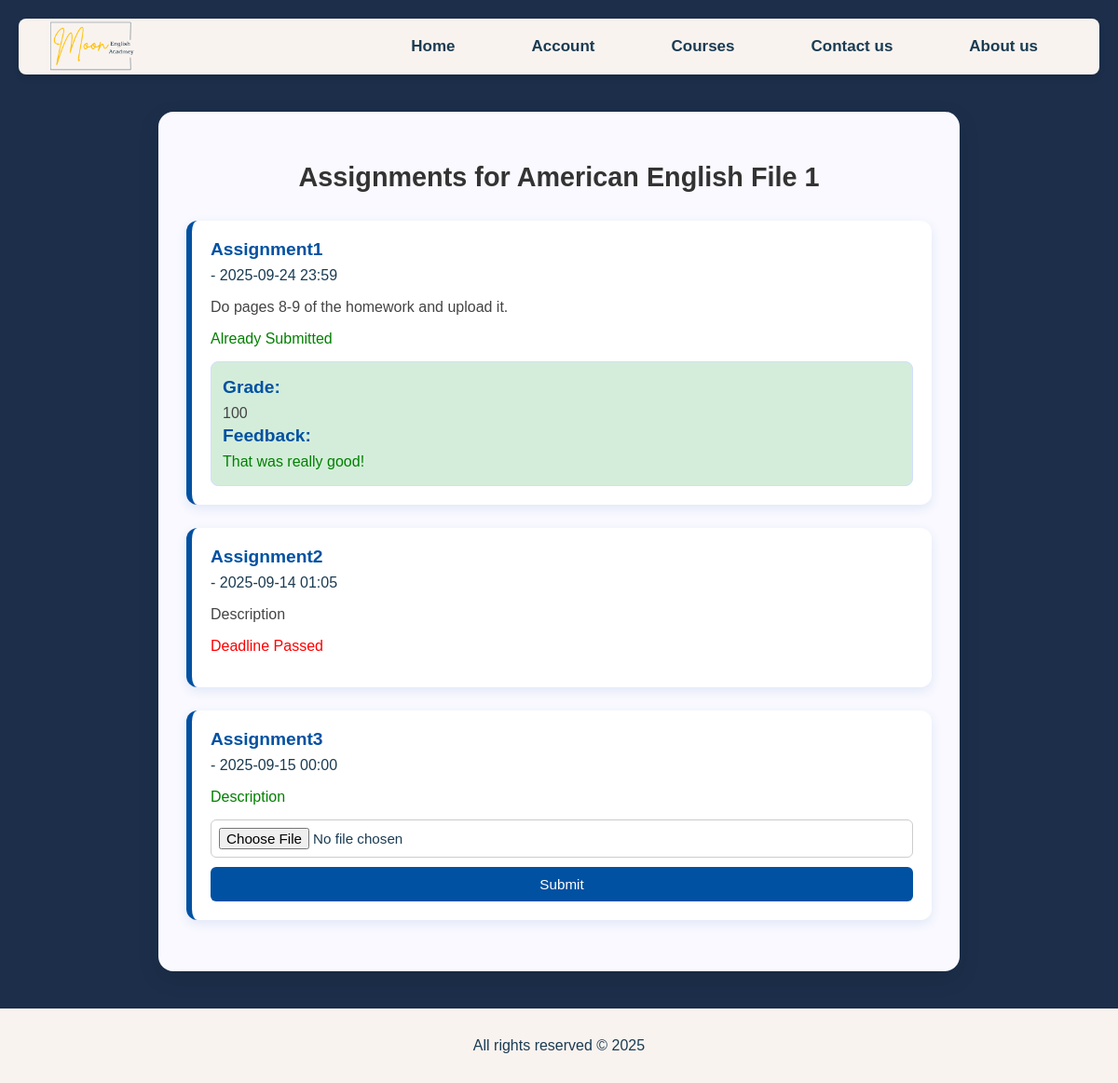
Page /course/9/assignments/ (signed in) on the committed database.
### main/models.py (models this page shows, shortened)
class Course(models.Model):
    LEVEL_CHOICES = [
        ('Beginner', 'Beginner'),
        ('Elementary', 'Elementary'),
        ('Intermediate', 'Intermediate'),
        ('Upper Intermediate', 'Upper Intermediate'),
        ('Advanced', 'Advanced'),
    ]
    DAYS_CHOICES = [
        ('Monday-Wednesday', 'Monday-Wednesday'),
        ('Tuesday-Thursday', 'Tuesday-Thursday'),
        ('Only Fridays', 'Only Fridays'),
    ]
    TIME_CHOICES = [
        ('8-10 am', '8-10 am'),
        ('10-12 am', '10-12 am'),
        ('1-3 pm', '1-3 pm'),
        ('3-5 pm', '3-5 pm'),
        ('5-7 pm', '5-7 pm'),
        ('8-12 am', '8-12 am'),
    ]
    title = models.CharField(max_length=100)
    required_level = models.CharField(max_length=20, choices=LEVEL_CHOICES)
    description = models.TextField()
    class_days = models.CharField(max_length=100, choices=DAYS_CHOICES)
    class_time = models.CharField(max_length=50, choices=TIME_CHOICES)
    teacher = models.ForeignKey(User, on_delete=models.CASCADE, limit_choices_to={'user_type': 'teacher'})
    students = models.ManyToManyField(settings.AUTH_USER_MODEL, blank=True, related_name='enrolled_courses')
    join_link = models.URLField(default="#")
    start_date = models.DateField(default=timezone.now)

class Assignment(models.Model):
    course = models.ForeignKey('Course', on_delete=models.CASCADE, related_name='assignments')
    title = models.CharField(max_length=200)
    description = models.TextField()
    deadline = models.DateTimeField()
    created_at = models.DateTimeField(auto_now_add=True)

class AssignmentSubmission(models.Model):
    assignment = models.ForeignKey(Assignment, on_delete=models.CASCADE)
    student = models.ForeignKey(User, on_delete=models.CASCADE)
    submitted_file = models.FileField(upload_to='assignments/')
    submitted_at = models.DateTimeField(auto_now_add=True)
    graded = models.BooleanField(default=False)
    grade = models.IntegerField(null=True, blank=True)
    feedback = models.TextField(null=True, blank=True)
    class Meta:
        unique_together = ('assignment', 'student')

### main/views.py (the view, shortened to what this page needs)
# urls.py: path('course/<int:course_id>/assignments/', views.student_assignments_view, name='student_course_assignments'),
@login_required
def student_assignments_view(request, course_id):
    course = get_object_or_404(Course, id=course_id)
    assignments = Assignment.objects.filter(course=course)
    submissions = AssignmentSubmission.objects.filter(
        student=request.user,
        assignment__in=assignments
    )
    submitted_assignment_ids = submissions.values_list('assignment_id', flat=True)
    return render(request, 'student_assignments.html', {
        'course': course,
        'assignments': assignments,
        'submitted_assignment_ids': list(submitted_assignment_ids),
        'submissions': submissions,
        'now': timezone.now()
    })

### templates/student_assignments.html (shortened to what this page needs)
{% extends 'base.html' %}
{% load static %}
{% block extra_css %}
    <link rel="stylesheet" href="{% static 'css/student_assignment.css' %}">
{% endblock %}
{% block content %}
<div class="assignment-container">
    <h2>Assignments for {{ course.title }}</h2>
    {% for assignment in assignments %}
        <div class="assignment-box">
            <strong>{{ assignment.title }}</strong> - {{ assignment.deadline|date:"Y-m-d H:i" }}
            <p>{{ assignment.description }}</p>
            {% if assignment.deadline > now %}
                {% if assignment.id in submitted_assignment_ids %}
                    <p>Already Submitted</p>
                {% else %}
                    <form method="post" enctype="multipart/form-data">
                        <input type="file" name="file" required accept="application/pdf">
                        <button type="submit">Submit</button>
                    </form>
                {% endif %}
            {% elif assignment.deadline < now and assignment.id in submitted_assignment_ids %}
                <p>Already Submitted</p>
            {% else %}
                <p style="color: red;">Deadline Passed</p>
            {% endif %}
                {% for submission in submissions %}
            {% if submission.assignment.id == assignment.id %}
                {% if submission.graded %}
                    <div class="submission-feedback">
                        <p><strong>Grade:</strong> {{ submission.grade }}</p>
                        <p><strong>Feedback:</strong> {{ submission.feedback }}</p>
                    </div>
                {% endif %}
            {% endif %}
        {% endfor %}
        </div>
    {% empty %}
        <p>No current assignments.</p>
    {% endfor %}
</div>
{% endblock %}

### static/css/style.css (style rules this page uses)
body { font-family: Arial, sans-serif; background-color: #1c2e4a; color: #1B3C53; margin: 0; padding: 0; direction: ltr; text-align: left; position: relative; }

### static/css/student_assignment.css (style rules this page uses)
.assignment-container { max-width: 800px; margin: 40px auto; padding: 30px; background: #f9f9ff; border-radius: 16px; box-shadow: 0 8px 24px rgba(0, 0, 0, 0.1); }
.assignment-container h2 { text-align: center; color: #333; margin-bottom: 30px; font-size: 1.8rem; }
.assignment-box { background: #fff; border-left: 6px solid #0051a2; padding: 20px; border-radius: 12px; margin-bottom: 25px; box-shadow: 0 4px 12px rgba(0, 81, 162, 0.1); transition: transform 0.2s ease; }
.assignment-box strong { display: block; font-size: 1.2rem; color: #0051a2; margin-bottom: 8px; }
.assignment-box p { font-size: 1rem; color: #444; margin-bottom: 15px; }
.assignment-box form { display: flex; flex-direction: column; gap: 10px; }
.assignment-box input[type="file"] { padding: 8px; border: 1px solid #ccc; border-radius: 6px; background-color: #fff; font-size: 0.95rem; }
.assignment-box button { padding: 10px 16px; background-color: #0051a2; color: white; border: none; border-radius: 6px; font-size: 0.95rem; cursor: pointer; transition: background 0.3s ease; }
.assignment-box p:last-of-type { color: green; }
.submission-feedback { background-color: #d4edda; border: 1px solid #d1ddff; padding: 12px; border-radius: 8px; margin-top: 10px; color: #333; }
.submission-feedback p { margin: 4px 0; }

### rows in the picture
Course: title "American English File 1"
Assignment: title "Assignment1", deadline "2025-09-24 23:59", description "Do pages 8-9 of the homework and upload it.", shows "Already Submitted"
AssignmentSubmission: grade "100", feedback "That was really good!"
Assignment: title "Assignment2", deadline "2025-09-14 01:05", description "Description", shows "Deadline Passed"
Assignment: title "Assignment3", deadline "2025-09-15 00:00", description "Description"
